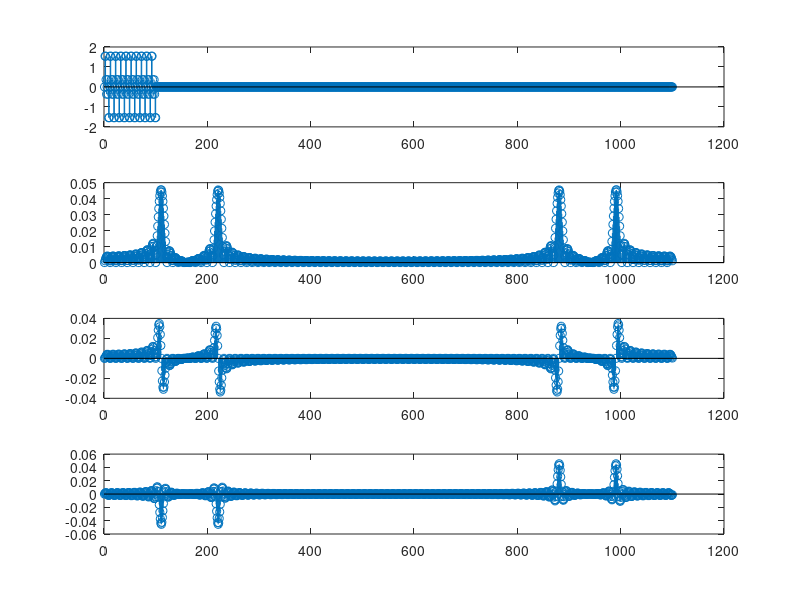

This chart was generated by the following MATLAB code:
clc; clear;

SHIFT = 0;

% N = 32;
f0 = 200;
T0 = 1/f0;

% fp = N*f0;
fp = 2000;
N = 100;

Tp = 1/fp;
t = 0:Tp:(N-1)*Tp;
ts = 0:1:N-1;
fs = ts*(fp/N);

x = sin(2*pi*f0*t) + sin(2*pi*2*f0*t);
x = [x,zeros(1,1000)];
Y = fft(x);
Y = (Y/length(x));

if SHIFT == 1
    ts = ts - floor(N/2);
    fs = ts*(fp/N);
    Y = fftshift(Y);
end

% figure(1)
% subplot(4,1,1)
% stem(ts,x);
% subplot(4,1,2);
% stem(ts,abs(Y));
% subplot(4,1,3)
% stem(ts,real(Y));
% subplot(4,1,4)
% stem(ts,imag(Y));

% figure(2)
% subplot(4,1,1)
% stem(t,x);
% subplot(4,1,2);
% stem(fs,abs(Y));
% subplot(4,1,3)
% stem(fs,real(Y));
% subplot(4,1,4)
% stem(fs,imag(Y));

figure(2)
subplot(4,1,1)
stem(x);
subplot(4,1,2);
stem(abs(Y));
subplot(4,1,3)
stem(real(Y));
subplot(4,1,4)
stem(imag(Y));